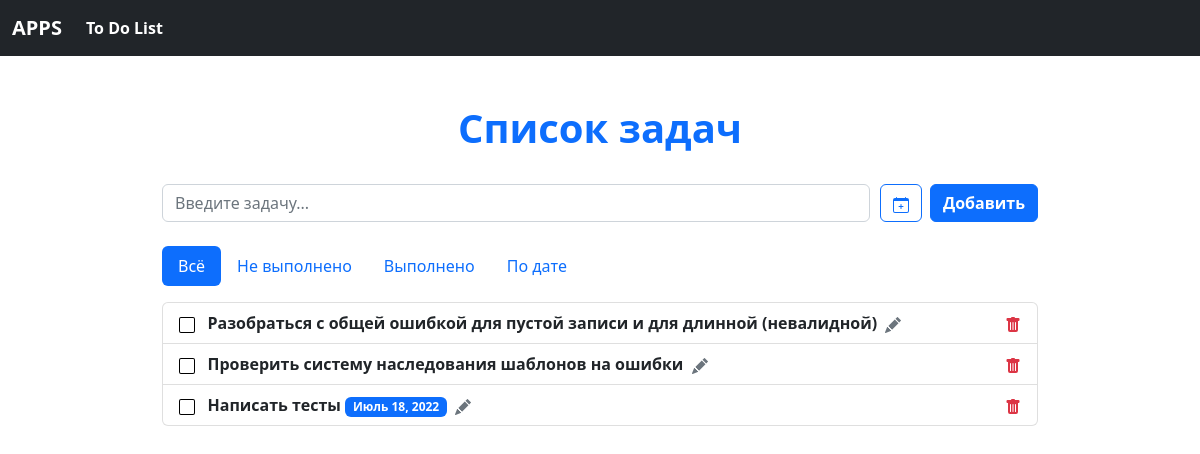
Screenshot of /app/do/ with the database file from the repository.
### to_do_list/models.py (models this page shows, shortened)
class ToDo(models.Model):
    title = models.CharField(max_length=80)
    status = models.BooleanField(default=False)
    due_date = models.DateField(null=True, blank=True)

### to_do_list/views.py (the view)
# urls.py: path('', views.index, name='index'),
def index(request):
    todo_items = ToDo.objects.all()
    if request.method == 'POST':
        new_todo = ToDo(title = request.POST['title'])
        new_todo.save()
        redirect('todo:index')
    unchecked = todo_items.filter(status=False)
    checked = todo_items.filter(status=True)
    dated =  todo_items.exclude(status=True).filter(due_date__isnull=False)
    return render(request, 'to_do_list/index.html',
    {'todo_items': todo_items, 'unchecked': unchecked, 'checked': checked, 'dated': dated})

### to_do_list/templatetags/todo_extras.py (called while the page is built)
@register.filter_function
def order_by(queryset, args):
    args = [x.strip() for x in args.split(',')]
    return queryset.order_by(*args)

### to_do_list/templates/to_do_list/index.html (shortened to what this page needs)
{% extends "base.html" %}
{% load static %}
{% load todo_extras %}
{% block header %}
<div class="container-fluid">
    <div class="row pt-5 mb-4">
        <div class="col-12 text-primary text-center">
        <h1><b>Список задач</b></h1>
        </div>
    </div>
</div>
{% endblock header %}
{% block main %}
<div class="container-fluid mb-3">
    <div class="row justify-content-center">
        <div class="col-9">
            <form action="{% url 'todo:add_todo' %}" class="d-flex" method="POST" role="toolbar">
                    <input class="form-control me-2" type="text" name="title" placeholder="Введите задачу...">
                    <label class="input-group-addon btn btn-outline-primary me-2" type="image/x-icon" for="due_date" id="due_date" title="Установить дату">
                    </label>
                <button type="submit" class="btn btn-primary"><b>Добавить</b></button>
            </form>
        </div>
    </div>
</div>
{% endblock main %}
{% block todo_items %}
<div class="container-fluid">
    <div class="row pt-2 justify-content-center">
        <div class="col-9">
            <nav>
                <div class="nav nav-pills" id="nav-tab" role="tablist">
                    <button class="nav-link active" id="nav-all-tab" data-bs-toggle="tab" data-bs-target="#nav-all" type="button" role="tab" aria-controls="nav-all" aria-selected="true">Всё</button>
                    <button class="nav-link" id="nav-unchecked-tab" data-bs-toggle="tab" data-bs-target="#nav-unchecked" type="button" role="tab" aria-controls="nav-unchecked" aria-selected="false">Не выполнено</button>
                    <button class="nav-link" id="nav-checked-tab" data-bs-toggle="tab" data-bs-target="#nav-checked" type="button" role="tab" aria-controls="nav-checked" aria-selected="false">Выполнено</button>
                    <button class="nav-link" id="nav-due-tab" data-bs-toggle="tab" data-bs-target="#nav-due" type="button" role="tab" aria-controls="nav-due" aria-selected="false">По дате</button>
                </div>
            </nav>
            <div class="tab-content" id="nav-tabContent">
                <div class="tab-pane fade show active" id="nav-all" role="tabpanel" aria-labelledby="nav-all-tab" tabindex="0">
                    <ul class="list-group pt-3">
                        {% for todo in todo_items reversed %}
                        <li class="list-group-item">
                            {% if todo.status == False%}
                                <a href="{% url 'todo:change_status' todo.id %}" title="Отметить как выполнено" class="text-decoration-none">
                                <img src="{% static 'bootstrap/img/square.svg' %}" width="16" height="16"></a>
                                <item><strong>{{ todo.title }}</strong></item>{% if todo.due_date %}&nbsp;<span class="badge bg-primary">{{ todo.due_date }}</span>{% endif %}&nbsp;
                                <a href="{% url 'todo:edit_todo' todo.id %}" title="Изменить" class="text-decoration-none">
                                <img src="{% static 'bootstrap/img/pencil-fill.svg' %}" width="16" height="16"></a>
                                <a href="{% url 'todo:delete_todo' todo.id %}" title="Удалить" class="text-decoration-none" style="float:right">
                                <img src="{% static 'bootstrap/img/trash-fill.svg' %}" width="16" height="16"></a>
                            {% endif %}
                        </li>
                        {% empty %}
                            <div class="text-primary">
                                <h3><b>Похоже, здесь ничего нет</b></h3>
                            </div>
                        {% endfor %}
                    </ul>
                </div>
            </div>
        </div>
    </div>
</div>
<br>
<br>
{% endblock todo_items %}

### rows the page displays
ToDo: status False (drawn), title "Разобраться с общей ошибкой для пустой записи и для длинной (невалидной)"
ToDo: status False (drawn), title "Проверить систему наследования шаблонов на ошибки"
ToDo: status False (drawn), title "Написать тесты", due_date "Июль 18, 2022"
